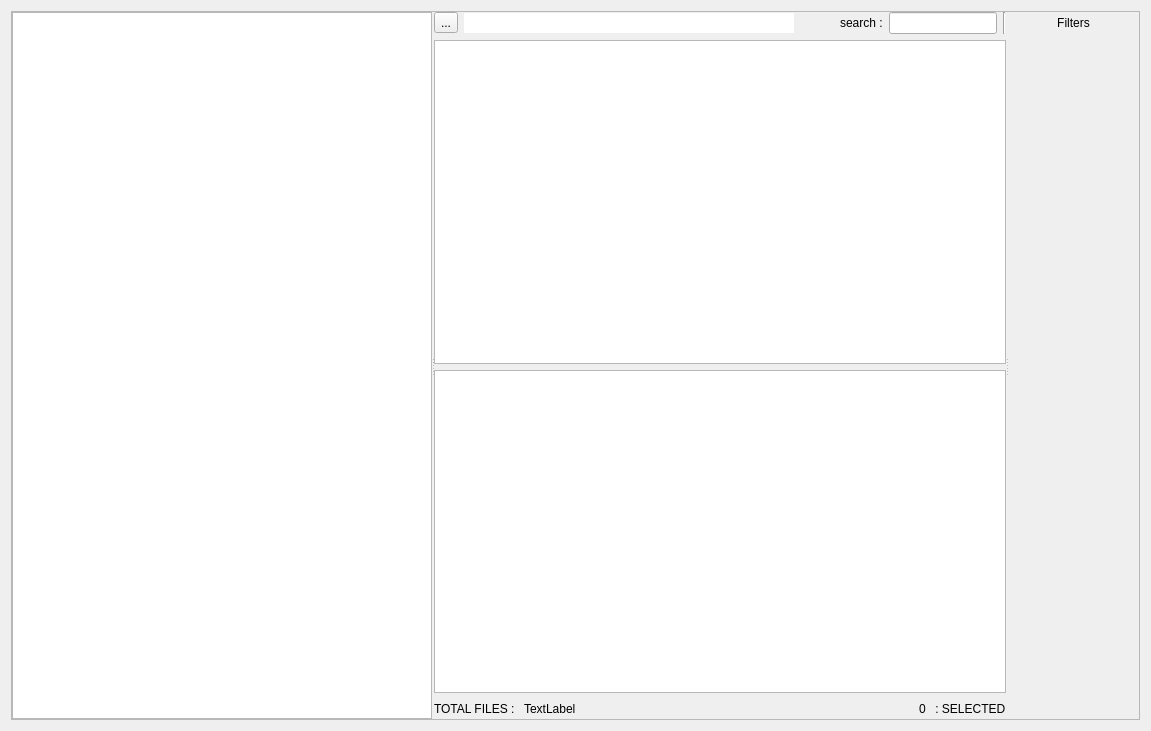
<?xml version="1.0" encoding="UTF-8"?>
<ui version="4.0">
 <class>Form</class>
 <widget class="QWidget" name="Form">
  <property name="geometry">
   <rect>
    <x>0</x>
    <y>0</y>
    <width>1151</width>
    <height>731</height>
   </rect>
  </property>
  <property name="palette">
   <palette>
    <active>
     <colorrole role="Highlight">
      <brush brushstyle="SolidPattern">
       <color alpha="200">
        <red>233</red>
        <green>90</green>
        <blue>46</blue>
       </color>
      </brush>
     </colorrole>
    </active>
    <inactive>
     <colorrole role="Highlight">
      <brush brushstyle="SolidPattern">
       <color alpha="200">
        <red>233</red>
        <green>90</green>
        <blue>46</blue>
       </color>
      </brush>
     </colorrole>
    </inactive>
    <disabled>
     <colorrole role="Highlight">
      <brush brushstyle="SolidPattern">
       <color alpha="255">
        <red>0</red>
        <green>0</green>
        <blue>128</blue>
       </color>
      </brush>
     </colorrole>
    </disabled>
   </palette>
  </property>
  <property name="windowTitle">
   <string>Form</string>
  </property>
  <layout class="QVBoxLayout" name="verticalLayout_3">
   <item>
    <widget class="QSplitter" name="splitter">
     <property name="sizePolicy">
      <sizepolicy hsizetype="MinimumExpanding" vsizetype="MinimumExpanding">
       <horstretch>0</horstretch>
       <verstretch>0</verstretch>
      </sizepolicy>
     </property>
     <property name="frameShape">
      <enum>QFrame::StyledPanel</enum>
     </property>
     <property name="frameShadow">
      <enum>QFrame::Raised</enum>
     </property>
     <property name="midLineWidth">
      <number>1</number>
     </property>
     <property name="orientation">
      <enum>Qt::Horizontal</enum>
     </property>
     <property name="handleWidth">
      <number>2</number>
     </property>
     <widget class="QWidget" name="verticalLayoutWidget_2">
      <layout class="QVBoxLayout" name="verticalLayout_2" stretch="0">
       <property name="sizeConstraint">
        <enum>QLayout::SetMinimumSize</enum>
       </property>
       <item>
        <widget class="QTreeView" name="treeDirs">
         <property name="sizePolicy">
          <sizepolicy hsizetype="Preferred" vsizetype="Expanding">
           <horstretch>0</horstretch>
           <verstretch>0</verstretch>
          </sizepolicy>
         </property>
         <property name="focusPolicy">
          <enum>Qt::NoFocus</enum>
         </property>
         <property name="contextMenuPolicy">
          <enum>Qt::CustomContextMenu</enum>
         </property>
         <property name="alternatingRowColors">
          <bool>false</bool>
         </property>
         <property name="textElideMode">
          <enum>Qt::ElideMiddle</enum>
         </property>
         <property name="uniformRowHeights">
          <bool>true</bool>
         </property>
         <property name="sortingEnabled">
          <bool>true</bool>
         </property>
        </widget>
       </item>
      </layout>
     </widget>
     <widget class="QWidget" name="verticalLayoutWidget">
      <layout class="QVBoxLayout" name="verticalLayout" stretch="0,0,0,0,0">
       <item>
        <layout class="QHBoxLayout" name="horizontalLayout_2">
         <item>
          <widget class="QToolButton" name="changeViewButt">
           <property name="focusPolicy">
            <enum>Qt::NoFocus</enum>
           </property>
           <property name="text">
            <string>...</string>
           </property>
          </widget>
         </item>
         <item>
          <widget class="QLineEdit" name="labelFile">
           <property name="sizePolicy">
            <sizepolicy hsizetype="MinimumExpanding" vsizetype="Fixed">
             <horstretch>1</horstretch>
             <verstretch>0</verstretch>
            </sizepolicy>
           </property>
           <property name="mouseTracking">
            <bool>false</bool>
           </property>
           <property name="focusPolicy">
            <enum>Qt::NoFocus</enum>
           </property>
           <property name="frame">
            <bool>false</bool>
           </property>
           <property name="readOnly">
            <bool>true</bool>
           </property>
          </widget>
         </item>
         <item>
          <spacer name="horizontalSpacer">
           <property name="orientation">
            <enum>Qt::Horizontal</enum>
           </property>
           <property name="sizeHint" stdset="0">
            <size>
             <width>40</width>
             <height>20</height>
            </size>
           </property>
          </spacer>
         </item>
         <item>
          <widget class="QLabel" name="label">
           <property name="enabled">
            <bool>true</bool>
           </property>
           <property name="text">
            <string>search :</string>
           </property>
          </widget>
         </item>
         <item>
          <widget class="QLineEdit" name="lineEditSearch">
           <property name="enabled">
            <bool>true</bool>
           </property>
           <property name="focusPolicy">
            <enum>Qt::NoFocus</enum>
           </property>
           <property name="clearButtonEnabled">
            <bool>true</bool>
           </property>
          </widget>
         </item>
         <item>
          <widget class="Line" name="line">
           <property name="orientation">
            <enum>Qt::Vertical</enum>
           </property>
          </widget>
         </item>
        </layout>
       </item>
       <item>
        <widget class="QListWidget" name="listFiles">
         <property name="sizePolicy">
          <sizepolicy hsizetype="MinimumExpanding" vsizetype="MinimumExpanding">
           <horstretch>1</horstretch>
           <verstretch>0</verstretch>
          </sizepolicy>
         </property>
         <property name="contextMenuPolicy">
          <enum>Qt::CustomContextMenu</enum>
         </property>
         <property name="sizeAdjustPolicy">
          <enum>QAbstractScrollArea::AdjustToContents</enum>
         </property>
         <property name="autoScroll">
          <bool>true</bool>
         </property>
         <property name="editTriggers">
          <set>QAbstractItemView::NoEditTriggers</set>
         </property>
         <property name="showDropIndicator" stdset="0">
          <bool>false</bool>
         </property>
         <property name="dragEnabled">
          <bool>true</bool>
         </property>
         <property name="dragDropMode">
          <enum>QAbstractItemView::NoDragDrop</enum>
         </property>
         <property name="defaultDropAction">
          <enum>Qt::IgnoreAction</enum>
         </property>
         <property name="selectionMode">
          <enum>QAbstractItemView::ExtendedSelection</enum>
         </property>
         <property name="textElideMode">
          <enum>Qt::ElideMiddle</enum>
         </property>
         <property name="verticalScrollMode">
          <enum>QAbstractItemView::ScrollPerItem</enum>
         </property>
         <property name="horizontalScrollMode">
          <enum>QAbstractItemView::ScrollPerItem</enum>
         </property>
         <property name="movement">
          <enum>QListView::Static</enum>
         </property>
         <property name="isWrapping" stdset="0">
          <bool>true</bool>
         </property>
         <property name="resizeMode">
          <enum>QListView::Adjust</enum>
         </property>
         <property name="spacing">
          <number>5</number>
         </property>
         <property name="gridSize">
          <size>
           <width>210</width>
           <height>210</height>
          </size>
         </property>
         <property name="viewMode">
          <enum>QListView::IconMode</enum>
         </property>
         <property name="uniformItemSizes">
          <bool>true</bool>
         </property>
         <property name="wordWrap">
          <bool>true</bool>
         </property>
         <property name="selectionRectVisible">
          <bool>true</bool>
         </property>
         <property name="sortingEnabled">
          <bool>true</bool>
         </property>
        </widget>
       </item>
       <item>
        <widget class="QTableView" name="tableFiles">
         <property name="sizePolicy">
          <sizepolicy hsizetype="MinimumExpanding" vsizetype="MinimumExpanding">
           <horstretch>0</horstretch>
           <verstretch>0</verstretch>
          </sizepolicy>
         </property>
         <property name="contextMenuPolicy">
          <enum>Qt::CustomContextMenu</enum>
         </property>
         <property name="dragEnabled">
          <bool>true</bool>
         </property>
         <property name="dragDropMode">
          <enum>QAbstractItemView::DragOnly</enum>
         </property>
         <property name="selectionMode">
          <enum>QAbstractItemView::ExtendedSelection</enum>
         </property>
         <property name="selectionBehavior">
          <enum>QAbstractItemView::SelectRows</enum>
         </property>
         <property name="iconSize">
          <size>
           <width>64</width>
           <height>64</height>
          </size>
         </property>
         <property name="sortingEnabled">
          <bool>true</bool>
         </property>
         <attribute name="verticalHeaderVisible">
          <bool>false</bool>
         </attribute>
         <attribute name="verticalHeaderDefaultSectionSize">
          <number>64</number>
         </attribute>
        </widget>
       </item>
       <item>
        <layout class="QHBoxLayout" name="horizontalLayout_3">
         <item>
          <widget class="QLabel" name="label_2">
           <property name="text">
            <string>TOTAL FILES : </string>
           </property>
          </widget>
         </item>
         <item>
          <widget class="QLabel" name="labelTotal">
           <property name="text">
            <string>TextLabel</string>
           </property>
          </widget>
         </item>
         <item>
          <spacer name="horizontalSpacer_2">
           <property name="orientation">
            <enum>Qt::Horizontal</enum>
           </property>
           <property name="sizeHint" stdset="0">
            <size>
             <width>40</width>
             <height>20</height>
            </size>
           </property>
          </spacer>
         </item>
         <item>
          <widget class="QLabel" name="labelSelected">
           <property name="text">
            <string>0</string>
           </property>
          </widget>
         </item>
         <item>
          <widget class="QLabel" name="label_3">
           <property name="text">
            <string> : SELECTED</string>
           </property>
          </widget>
         </item>
        </layout>
       </item>
       <item>
        <layout class="QHBoxLayout" name="horizontalLayout"/>
       </item>
      </layout>
     </widget>
     <widget class="QWidget" name="verticalLayoutWidget_3">
      <layout class="QVBoxLayout" name="verticalLayout_11">
       <item>
        <widget class="QPushButton" name="filtersButton">
         <property name="text">
          <string>Filters</string>
         </property>
         <property name="flat">
          <bool>true</bool>
         </property>
        </widget>
       </item>
       <item>
        <widget class="QFrame" name="frame"/>
       </item>
      </layout>
     </widget>
    </widget>
   </item>
  </layout>
 </widget>
 <resources/>
 <connections/>
</ui>
